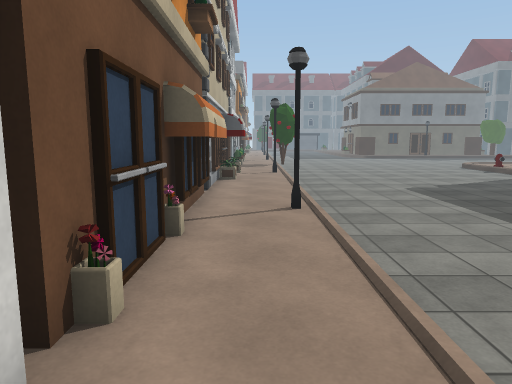
View 1 (above)

18 first-person views from a walk through a scene from a Unity 3-D project. The camera is 1.5 m above the floor, tilts 8° down and sees 70° across. The floor is counted in squares, 1 m on a side. Each view is taken from the middle of a square. On the plan, view 1 faces up. The plan holds only what a view shows up to about 16 squares ahead; the rest is blank. The place goes on beyond the plan. The player is left out. Surface patterns are stand-ins for the level's own textures.

View 2
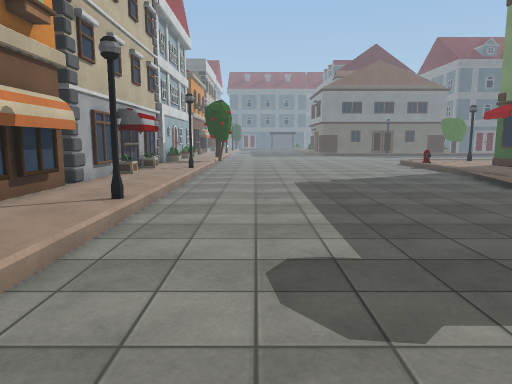

View 3
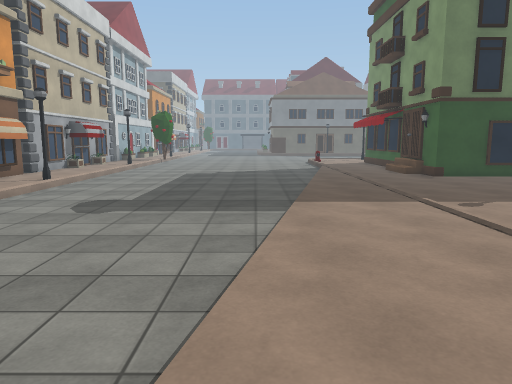

View 4
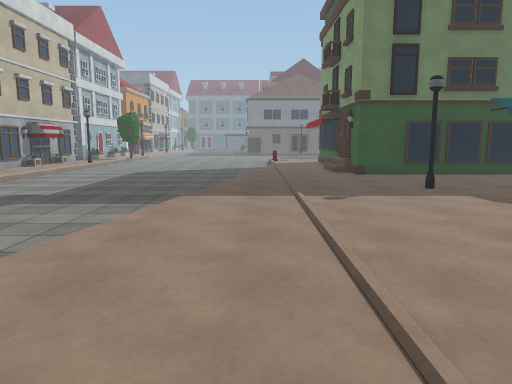

View 5
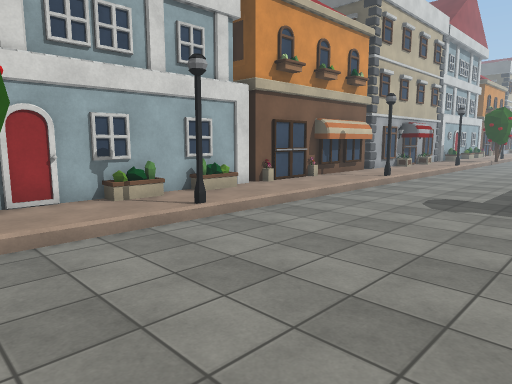

View 6
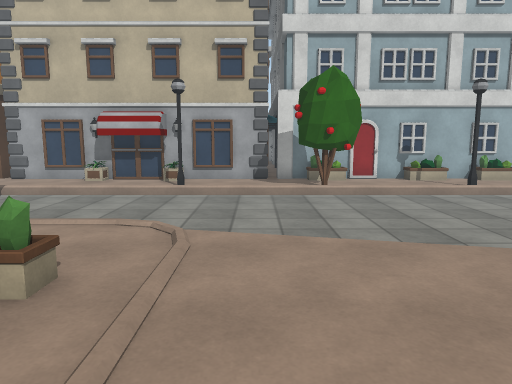

View 7
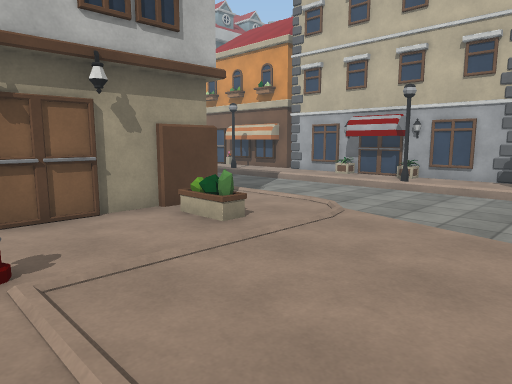

View 8
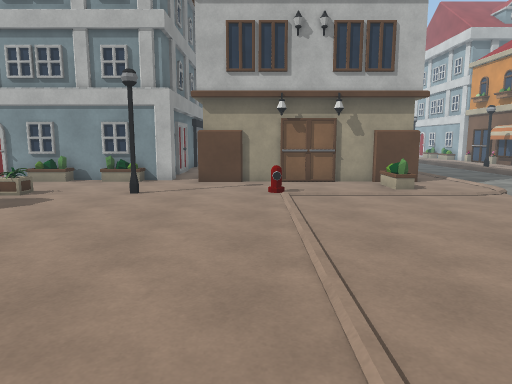

View 9
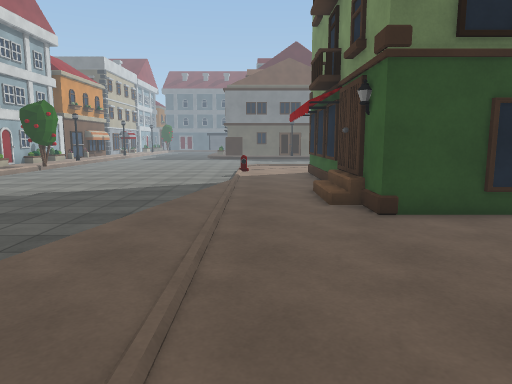

View 10
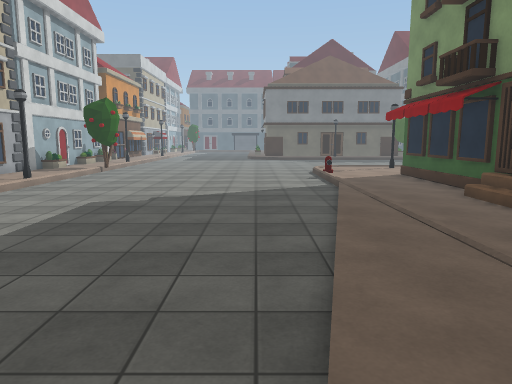

View 11
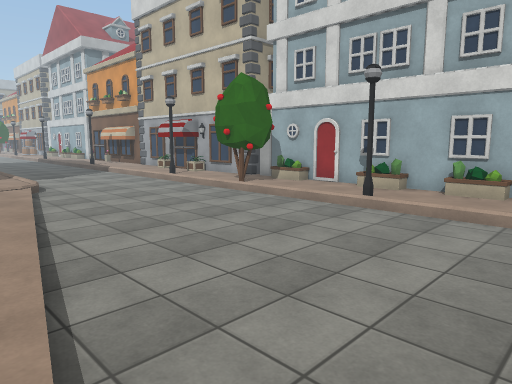

View 12
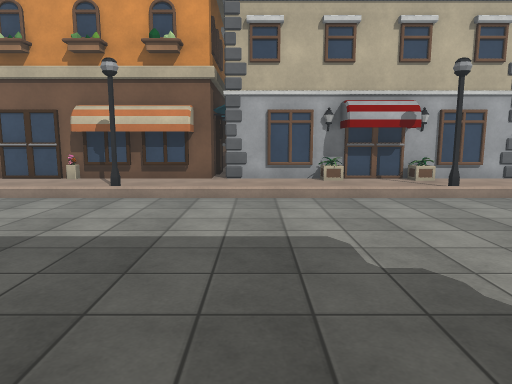

View 13
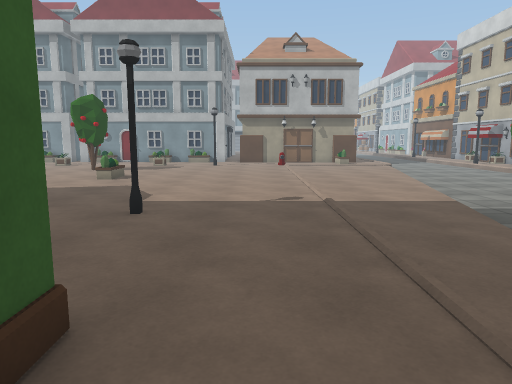

View 14
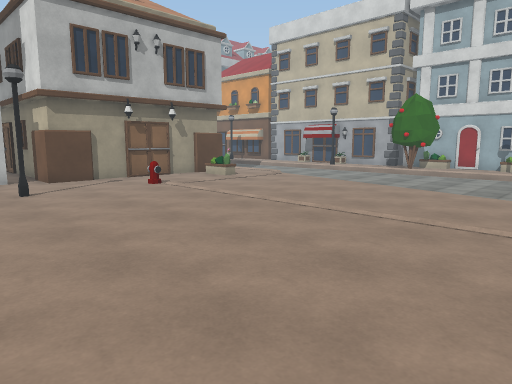

View 15
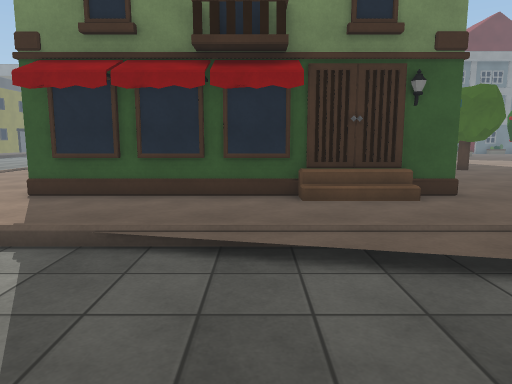

View 16
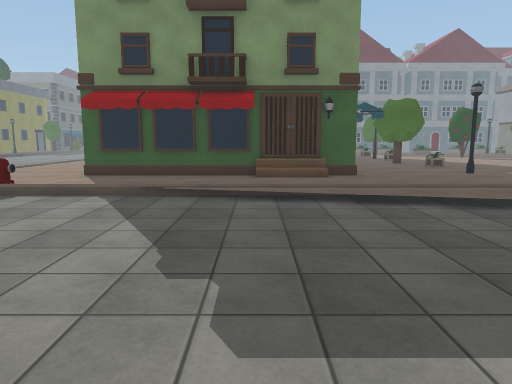

View 17
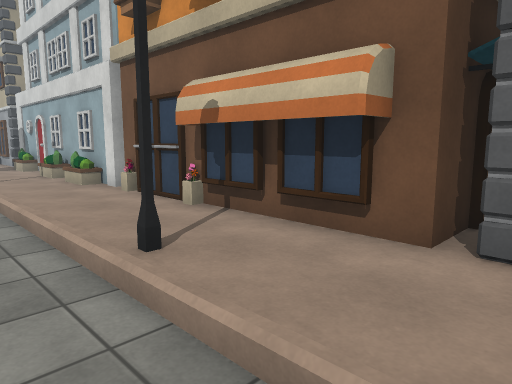

View 18
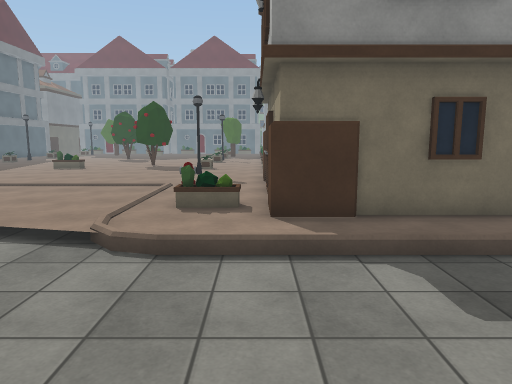

### Floor plan
Key: @ floor where view 1 was taken; # wall or solid block; . main floor; - floor 0.25 m lower than the main floor; / step, stairs or slope; H house; T tree; O other object.
Columns run from 4 left of view 1 to 20 right of it. Each row starts with its distance up from view 1.
 19   #...-----------/...#
 18    H..-----------/...#
 17    H.#-----------/...#
 16    H..-----------/...#
 15    H..-----------/...#
 14   #H..-----------....#
 13   #...----------/.../H
 12  ##...----------/.../#
 11 ##H...----------/.../#
 10  ##H..----------.....#
  9   #H..----------.......HH
  8   #H.#---------/.........
  7   #H..---------/.........
  6   #H..---------..........
  5   #...---------......#...
  4   #...--------/..........
  3   #H..--------/..........
  2   #...--------/..........
  1   #O..--------...........
  0   #H@.-------/...........
 -1   #...-------/...........
 -2   #H.#-------/...........
 -3   #H..-------............
 -4   #...-------............
 -5   #...------/...........
 -6   #H.T------/...........
 -7   #H.#------............
 -8  ##...------.............
 -9   HH..-----/.............
-10    H..-----/.........#...
-11    H..-----..O...O.......
-12    H.#-----..............
-13    H..-----..............
-14    H..-----.H #########H#
-15    H..-----.#        #
-16    H..-----..

Where each view was taken, in squares from view 1:
view 1: 0 up, 0 right, facing up
view 2: 0 up, 4 right, facing up
view 3: 6 down, 9 right, facing up
view 4: 7 down, 12 right, facing up
view 5: 7 down, 8 right, facing up-left
view 6: 9 down, 13 right, facing left
view 7: 6 down, 14 right, facing down-left
view 8: 0 up, 14 right, facing down
view 9: 2 up, 14 right, facing up
view 10: 3 up, 10 right, facing up
view 11: 3 up, 10 right, facing down-left
view 12: 12 up, 11 right, facing left
view 13: 12 up, 15 right, facing down
view 14: 1 up, 20 right, facing down-left
view 15: 14 up, 8 right, facing right
view 16: 13 up, 3 right, facing right
view 17: 12 up, 3 right, facing down-left
view 18: 13 down, 1 right, facing right
